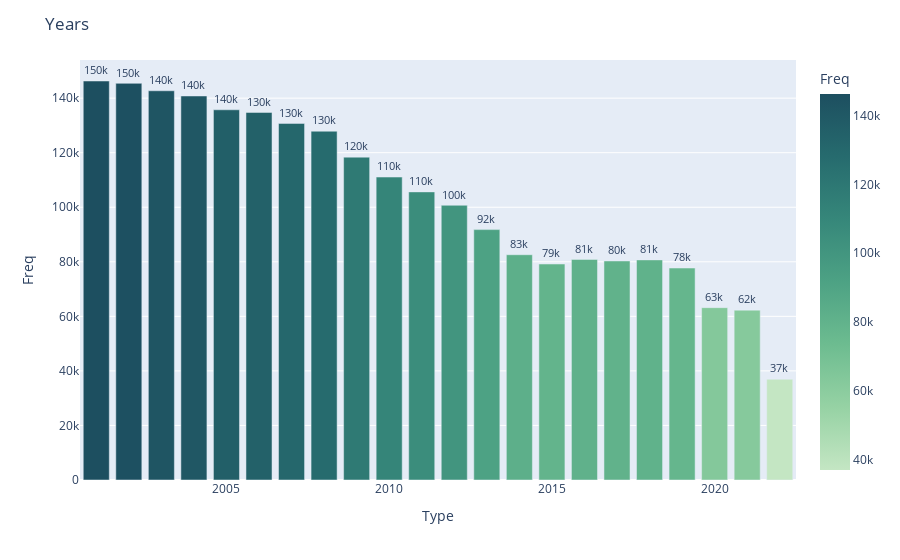

The code cell stored with this chart in its notebook:
### Markdown cell above
## Graphical

### Code cell
# Function to plot the serie value_counts
def plot_counts1(serie, title):
    df = pd.DataFrame(serie.value_counts()[:])
    df.columns = ["Freq"]
    df["Type"] = df.index
    fig = px.bar(df, y="Freq", x="Type", text="Freq", color="Freq", color_continuous_scale=px.colors.sequential.Blugrn)
    fig.update_traces(texttemplate="%{text:.2s}", textposition="outside")
    fig.update_layout(uniformtext_minsize=8, uniformtext_mode="hide")
    fig.update_layout(title_text=title)
    fig.show()


plot_counts1(c_crime_df["Year"], "Years")

### Figure 1 — Plotly figure (JSON) as saved in the notebook; plotly's stock layout.template omitted (floating-point values rounded to 4 significant figures)
{"data": [{"alignmentgroup": "True", "hovertemplate": "Type=%{x}<br>Freq=%{marker.color}<extra></extra>", "legendgroup": "", "marker": {"color": [146292, 145441, 142708, 140802, 135737, 134769, 130754, 127883, 118376, 111077, 105639, 100724, 91802, 82597, 80872, 80702, 80312, 79183, 77719, 63193, 62284, 36970], "coloraxis": "coloraxis", "pattern": {"shape": ""}}, "name": "", "offsetgroup": "", "orientation": "v", "showlegend": false, "text": [146292, 145441, 142708, 140802, 135737, 134769, 130754, 127883, 118376, 111077, 105639, 100724, 91802, 82597, 80872, 80702, 80312, 79183, 77719, 63193, 62284, 36970], "textposition": "outside", "texttemplate": "%{text:.2s}", "type": "bar", "x": [2001, 2002, 2003, 2004, 2005, 2006, 2007, 2008, 2009, 2010, 2011, 2012, 2013, 2014, 2016, 2018, 2017, 2015, 2019, 2020, 2021, 2022], "xaxis": "x", "y": [146292, 145441, 142708, 140802, 135737, 134769, 130754, 127883, 118376, 111077, 105639, 100724, 91802, 82597, 80872, 80702, 80312, 79183, 77719, 63193, 62284, 36970], "yaxis": "y"}], "layout": {"barmode": "relative", "coloraxis": {"colorbar": {"title": {"text": "Freq"}}, "colorscale": [[0, "rgb(196, 230, 195)"], [0.1667, "rgb(150, 210, 164)"], [0.3333, "rgb(109, 188, 144)"], [0.5, "rgb(77, 162, 132)"], [0.6667, "rgb(54, 135, 122)"], [0.8333, "rgb(38, 107, 110)"], [1, "rgb(29, 79, 96)"]]}, "legend": {"tracegroupgap": 0}, "margin": {"t": 60}, "title": {"text": "Years"}, "uniformtext": {"minsize": 8, "mode": "hide"}, "xaxis": {"anchor": "y", "domain": [0, 1], "title": {"text": "Type"}}, "yaxis": {"anchor": "x", "domain": [0, 1], "title": {"text": "Freq"}}}}
